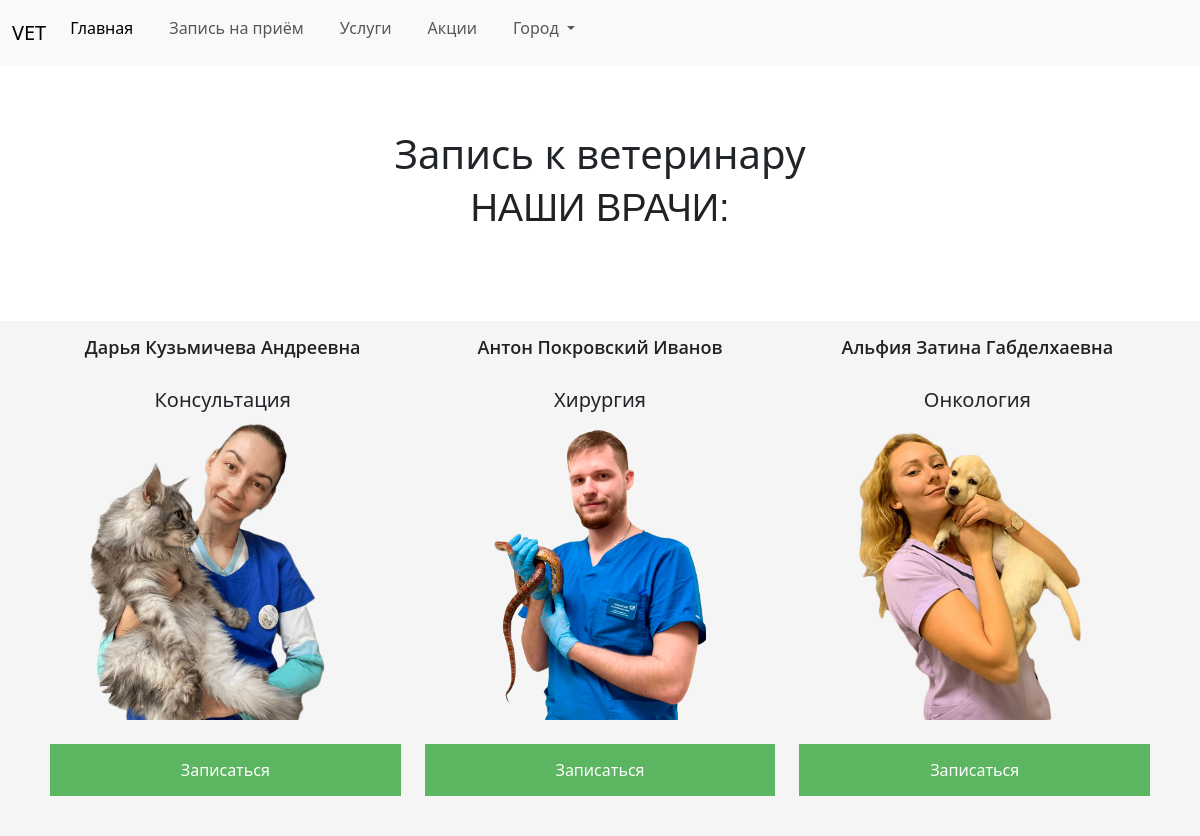
The app's page /appointment with its own data.
### main/models.py (models this page shows, shortened)
class Rabs(models.Model):
    name = models.CharField('Имя', max_length=20)
    surname = models.CharField('Фамилия', max_length=20)
    patronymic = models.CharField('Отчество', max_length=20)
    post = models.CharField('Должность', max_length=20)
    image = models.ImageField('Картинка', null=True, blank =True, upload_to='media')
    id1 = models.CharField('Id', max_length=20, null=True)
    class Meta:
        verbose_name = 'Работники'
        verbose_name_plural = 'Работники'

### main/views.py (the view)
# urls.py: path('appointment', views.kazan_appointment),
def kazan_appointment(request):
    rabs = Rabs.objects.all()
    return render(request, 'main/zapiskaz.html', {'rabs': rabs})

### main/templates/main/zapiskaz.html (shortened to what this page needs)
{% load static %}
<!DOCTYPE html>
<html lang = "en">
<head>
    <link href="https://cdn.jsdelivr.net/npm/bootstrap@5.3.0-alpha3/dist/css/bootstrap.min.css" rel="stylesheet">
      <link rel="stylesheet" href="{% static 'main/css/main.css' %}">
    <link rel="stylesheet" href="{% static 'main/css/contacts.css' %}">
    <link rel="stylesheet" href="{% static 'main/css/appointment.css' %}">
</head>
<body>
    <nav class="navbar navbar-expand-lg bg-body-tertiary">
        <div class="container-fluid">
          <a class="navbar-brand">VET</a>
          <div class="collapse navbar-collapse" id="navbarNav">
            <ul class="navbar-nav">
              <li class="nav-item">
                <a class="nav-link active" aria-current="page" href="kazan">Главная</a>
              </li>
              <li class="nav-item">
                <a class="nav-link" href="./appointment">Запись на приём</a>
              </li>
              <li class="nav-item">
                <a class="nav-link" href="#">Услуги</a>
              </li>
              <li class="nav-item">
                <a class="nav-link" href="#">Акции</a>
              </li>
              <li class="nav-item dropdown">
                <a class="nav-link dropdown-toggle" role="button" data-bs-toggle="dropdown" aria-expanded="false">
                 Город
                </a>
                </li>
            </ul>
          </div>
        </div>
      </nav>
    <div class="container text-center my-5">
    <h1>Запись к ветеринару</h1>
    <h2>Наши врачи:</h2>
    </div>
    <div class="Doctors">
        <div class="container text-center">
            <div class="row">
                {% for rabs in rabs %}
                    <div class = "col", class="row" >
                    <h3>{{rabs.name}} {{rabs.surname}} {{rabs.patronymic}}</h3>
                        <h5>{{rabs.post}}</h5>
                       <img src = {{rabs.image}} width="300px" height="300px" >
                    </div>
                {% endfor %}
                <div class="container text-center">
                  <div class="row">
                    <div class="col">
                      <button onclick="document.getElementById('id01').style.display='block'">Записаться</button>
                    </div>
                    <div class="col">
                      <button onclick="document.getElementById('id02').style.display='block'">Записаться</button>
                    </div>
                    <div class="col">
                      <button onclick="document.getElementById('id03').style.display='block'">Записаться</button>
                    </div>
                  </div>
                </div>
            </div>
        </div>
    </div>
</body>
</html>

### main/static/main/css/main.css (style rules this page uses)
body { position: relative; }
body::before { content:''; position: fixed; left: 0; right: 0; top: 0; bottom: 0; z-index: -1; background: url(https://img.freepik.com/free-vector/clean-medical-background_53876-97927.jpg?w=1380&t=st=1684102505~exp=1684103105~hmac=a9d76f696bbb721ef61379d7f3879c98c409e4c2f186e264d4191f25be98bc07) center / cover no-repeat; filter: blur(5px); }
h3 { font-family: 'Open Sans', sans-serif; font-weight: 600; color: #222222; font-size: 18px; margin: 0 0 30px 0; }
h2 { font-size: 38px; color: #222222; font-family: 'Raleway', sans-serif; font-weight: normal; margin: 0px 0 25px 0; text-align: center; text-transform: uppercase; }
li { position: relative; margin-bottom: 10px; padding-right: 20px; }

### main/static/main/css/appointment.css (style rules this page uses)
.Doctors { background-color: whitesmoke; }
button { background-color: #4CAF50; color: white; padding: 14px 20px; margin: 8px 0; border: none; cursor: pointer; width: 100%; opacity: 0.9; }
.container { padding: 16px; }

### records on screen
Rabs: name "Дарья", surname "Кузьмичева", patronymic "Андреевна", post "Консультация", image (picture)
Rabs: name "Антон", surname "Покровский", patronymic "Иванов", post "Хирургия", image (picture)
Rabs: name "Альфия", surname "Затина", patronymic "Габделхаевна", post "Онкология", image (picture)
